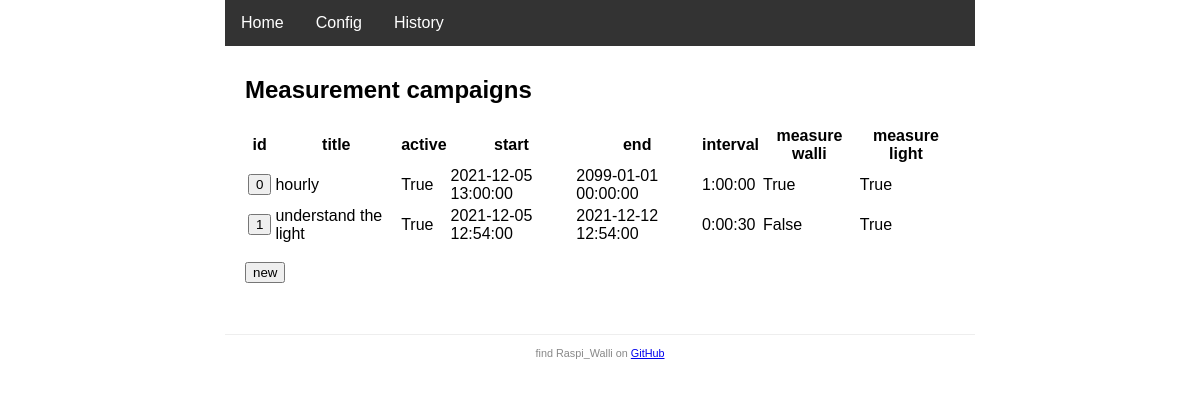
Before: /history/ with the older database file.
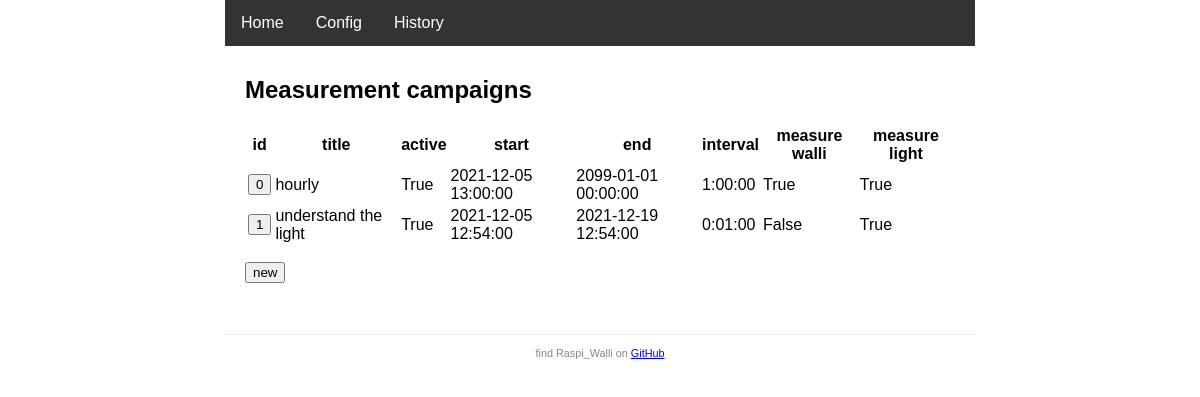
After: the same page with the newer database file.
### app.py (models this page shows, shortened)
class Campaign(db.Model):
    id = db.Column(db.Integer, primary_key=True)
    title = db.Column(db.String(120), nullable=False)
    is_active = db.Column(db.Boolean, default=True)
    start = db.Column(db.DateTime, nullable=False)
    end = db.Column(db.DateTime, nullable=False)
    previous = db.Column(db.DateTime)
    interval = db.Column(db.Interval, nullable=False)
    measure_walli = db.Column(db.Boolean, default=True)
    measure_light = db.Column(db.Boolean, default=True)
    walli_stats = db.relationship('WalliStat', backref='campaign', lazy=True)
    lux_values = db.relationship('LuxValue', backref='campaign', lazy=True)

### app.py (the view)
@app.route('/history/')
def history():
    campaigns = Campaign.query.all()
    return render_template('history.html', campaigns=campaigns)

### templates/history.html
{% extends 'base.html' %}
{% block content %}
<h2>Measurement campaigns</h2>
<table>
    <thead>
        <tr>
            <th>id</th>
            <th>title</th>
            <th>active</th>
            <th>start</th>
            <th>end</th>
            <th>interval</th>
            <th>measure walli</th>
            <th>measure light</th>
        </tr>
    </thead>
    <tbody>
        {% for cpn in campaigns %}
        <tr>
            <td>
                <a href="edit/{{cpn.id}}/" title="click to edit campaign {{cpn.id}}">
                    <button type="button">{{cpn.id}}</button>
                </a>
            </td>
            <td>{{cpn.title}}</td>
            <td>{{cpn.is_active}}</td>
            <td>{{cpn.start}}</td>
            <td>{{cpn.end}}</td>
            <td>{{cpn.interval}}</td>
            <td>{{cpn.measure_walli}}</td>
            <td>{{cpn.measure_light}}</td>
        </tr>
        {% endfor %}
    </tbody>
</table>
<p>
    <a href="edit">
        <button type="button" title="create a new campaign">new</button>
    </a>
</p>
{% endblock %}

### templates/base.html (shortened to what this page needs)
<!DOCTYPE html>
<html>
<head>
    {% block head %}
        {% block styles %}
            <link rel="stylesheet" type="text/css" href="{{ url_for('static', filename='style.css' ) }}">
        {% endblock styles %}
    {% endblock head %}
</head>
<body>
<nav>
    {% block nav %}
        <ul>
            <li><a href="{{ url_for('index') }}">Home</a></li>
            <li><a href="{{ url_for('config') }}">Config</a></li>
            <li><a href="{{ url_for('history') }}">History</a></li>
        </ul>
    {% endblock %}
</nav>
<main>
    {% block content %}{% endblock %}
</main>
<footer>
    {% block footer %}
        <small> find Raspi_Walli on
            <a href="https://github.com/munich-ml/raspi_walli/">GitHub</a>
        </small>
    {% endblock %}
</footer>
</body>
</html>

### static/style.css (style rules this page uses)
* { font-family: Arial, Helvetica, sans-serif; }
body { margin: auto; width: 750px; }
nav ul { list-style-type: none; margin: 0; padding: 0; overflow: hidden; background-color: #333; }
nav li { float: left; }
nav li a { display: block; color: white; text-align: center; padding: 14px 16px; text-decoration: none; }
main { padding: 10px 20px; }
footer { font-size: 13px; color: #888; border-top: 1px solid #eee; margin-top: 25px; text-align: center; padding: 10px; }

Changed rows visible on the page:
changed Campaign "understand the light": end "2021-12-12 12:54:00" → "2021-12-19 12:54:00"; interval "0:00:30" → "0:01:00"
